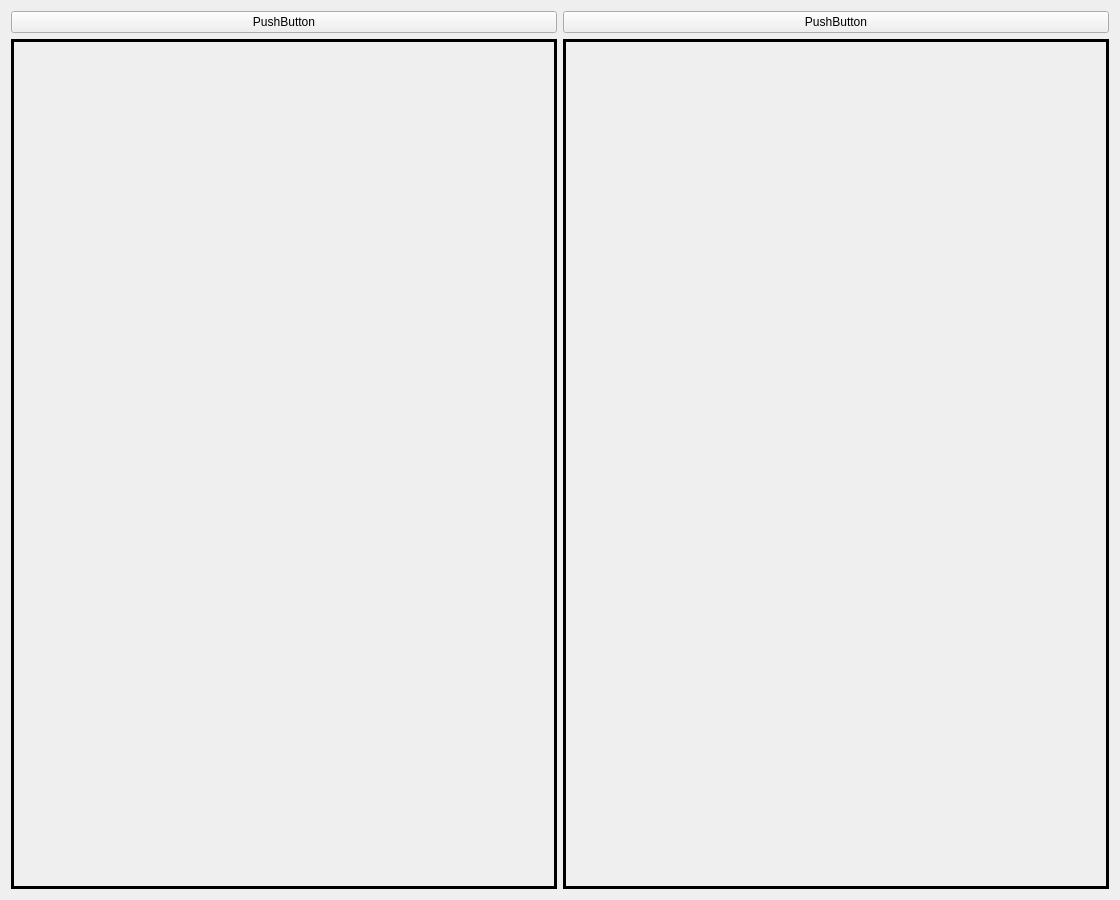
<?xml version="1.0" encoding="UTF-8"?>
<ui version="4.0">
 <class>streamvidtab</class>
 <widget class="QWidget" name="streamvidtab">
  <property name="geometry">
   <rect>
    <x>0</x>
    <y>0</y>
    <width>1120</width>
    <height>900</height>
   </rect>
  </property>
  <property name="minimumSize">
   <size>
    <width>0</width>
    <height>0</height>
   </size>
  </property>
  <property name="windowTitle">
   <string>Form</string>
  </property>
  <layout class="QHBoxLayout" name="horizontalLayout">
   <item>
    <layout class="QVBoxLayout" name="verticalLayout">
     <item>
      <layout class="QHBoxLayout" name="horizontalLayout_2">
       <item>
        <widget class="QPushButton" name="browserButton">
         <property name="text">
          <string>PushButton</string>
         </property>
        </widget>
       </item>
       <item>
        <widget class="QPushButton" name="sendButton">
         <property name="minimumSize">
          <size>
           <width>0</width>
           <height>0</height>
          </size>
         </property>
         <property name="text">
          <string>PushButton</string>
         </property>
        </widget>
       </item>
      </layout>
     </item>
     <item>
      <layout class="QHBoxLayout" name="horizontalLayout_3">
       <item>
        <widget class="QFrame" name="skeleton_frame">
         <property name="sizePolicy">
          <sizepolicy hsizetype="Expanding" vsizetype="Expanding">
           <horstretch>0</horstretch>
           <verstretch>0</verstretch>
          </sizepolicy>
         </property>
         <property name="frameShape">
          <enum>QFrame::Panel</enum>
         </property>
         <property name="frameShadow">
          <enum>QFrame::Plain</enum>
         </property>
         <property name="lineWidth">
          <number>3</number>
         </property>
        </widget>
       </item>
       <item>
        <widget class="QFrame" name="gener_frame">
         <property name="sizePolicy">
          <sizepolicy hsizetype="Expanding" vsizetype="Expanding">
           <horstretch>0</horstretch>
           <verstretch>0</verstretch>
          </sizepolicy>
         </property>
         <property name="frameShape">
          <enum>QFrame::Panel</enum>
         </property>
         <property name="frameShadow">
          <enum>QFrame::Plain</enum>
         </property>
         <property name="lineWidth">
          <number>3</number>
         </property>
        </widget>
       </item>
      </layout>
     </item>
    </layout>
   </item>
  </layout>
 </widget>
 <resources/>
 <connections/>
</ui>
